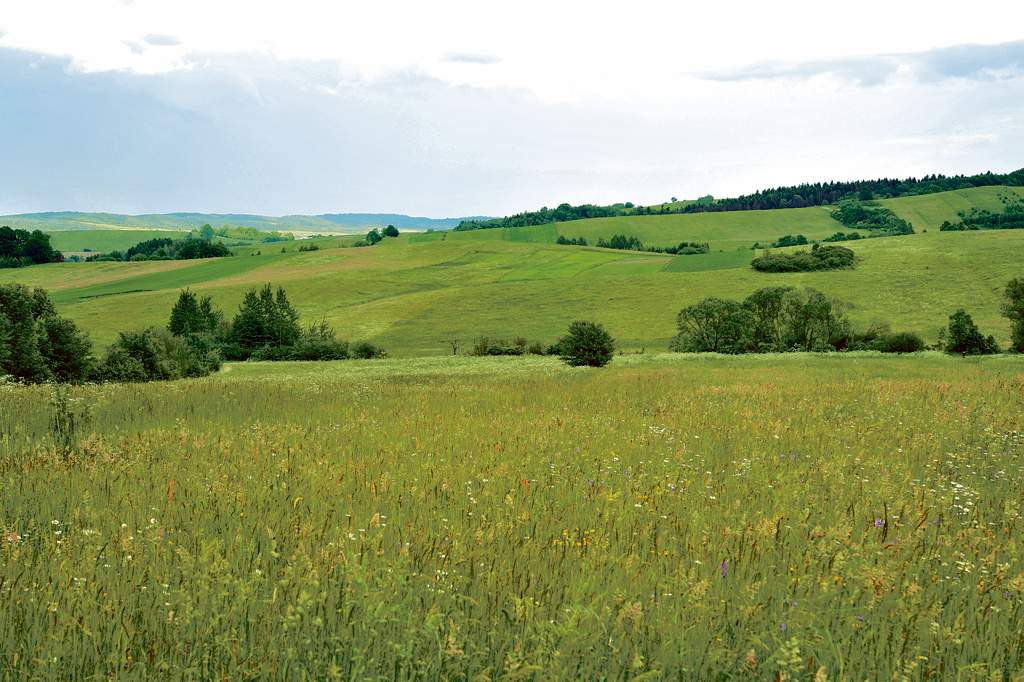
#> input picture lab4/obraz.jpg, 1024 x 682 px; the run also reads 1 picture not shown here
$ python lab4.py
#> lines starting #> are read from the running program, lines starting #| are printed output that depends on the picture; after the words box and inside, x2 and y2 are one past the last pixel; in counts of white or black regions, pixels touching at a corner belong together
from PIL import Image
import numpy as np
from PIL import ImageChops
import matplotlib.pyplot as plt

# zad 1
im1 = Image.open('obraz.jpg')
#> im1 is the input picture: PIL image 1024x682 RGB; mean R, G, B 148.5, 159.6, 111.8
h, w = im1.size
#> h = 1024; w = 682
t = (h, w)
#> t = (1024, 682)

# zad 2
T = np.array(im1)
t_r = T[:, :, 0]
t_g = T[:, :, 1]
t_b = T[:, :, 2]
im_r = Image.fromarray(t_r)
im_g = Image.fromarray(t_g)
im_b = Image.fromarray(t_b)
im2 = Image.merge('RGB', (im_r, im_g, im_b))
diff_im = ImageChops.difference(im1, im2)
#> diff_im: PIL image 1024x682 RGB; every value is 0
plt.figure(figsize=(32, 16))
plt.subplot(3, 1, 1)
plt.imshow(im1)
plt.axis('off')
plt.subplot(3, 1, 2)
plt.imshow(im2)
plt.axis('off')
plt.subplot(3, 1, 3)
plt.imshow(diff_im)
plt.axis('off')
plt.subplots_adjust(wspace=0.05, hspace=0.05)
plt.savefig("fig1.png")
plt.show()

# zad 3
r, g, b = im1.split()
im3 = Image.merge('RGB', (g, b, r))
im3.save("im3.jpg")
im3.save("im3.png")
im3j = Image.open("im3.jpg")
im3p = Image.open("im3.png")
diff_im3 = ImageChops.difference(im3j, im3p)
plt.figure(figsize=(32, 16))
plt.subplot(3, 1, 1)
plt.imshow(im3j)
plt.axis('off')
plt.subplot(3, 1, 2)
plt.imshow(im3p)
plt.axis('off')
plt.subplot(3, 1, 3)
plt.imshow(diff_im3)
plt.axis('off')
plt.subplots_adjust(wspace=0.05, hspace=0.05)
plt.savefig("fig2.png")
plt.show()

# zad 4
ob1_1j = Image.open("obraz1_1.jpg")
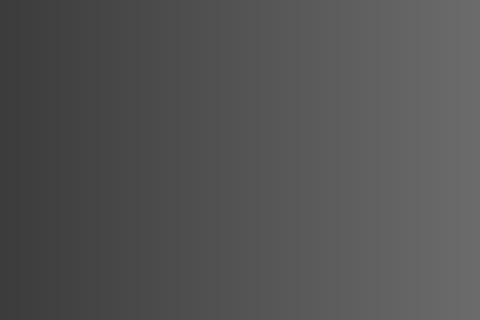
#> input picture lab4/obraz1_1.jpg, 480 x 320 px
#> ob1_1j is the input picture: PIL image 480x320 L; min 60, max 107, mean 83.4
ob1_1p = Image.open("obraz1_1.png")
ob1_1Nj = Image.open("obraz1_1N.jpg")
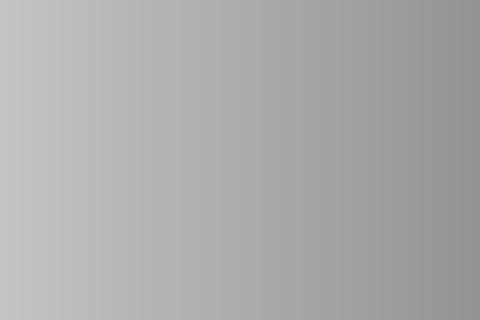
#> input picture lab4/obraz1_1N.jpg, 480 x 320 px
#> ob1_1Nj is the input picture: PIL image 480x320 L; min 148, max 195, mean 171.6
ob1_1Np = Image.open("obraz1_1N.png")
ob1_2j = Image.open("obraz1_2.jpg")
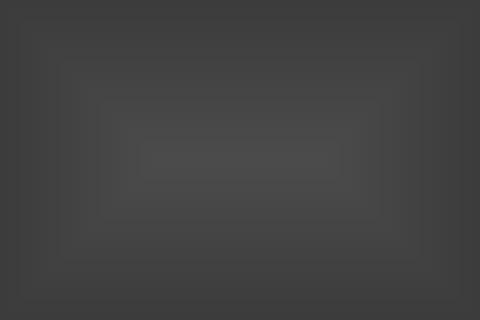
#> input picture lab4/obraz1_2.jpg, 480 x 320 px
#> ob1_2j is the input picture: PIL image 480x320 L; min 60, max 75, mean 65.6
ob1_2p = Image.open("obraz1_2.png")
ob1_2Nj = Image.open("obraz1_2N.jpg")
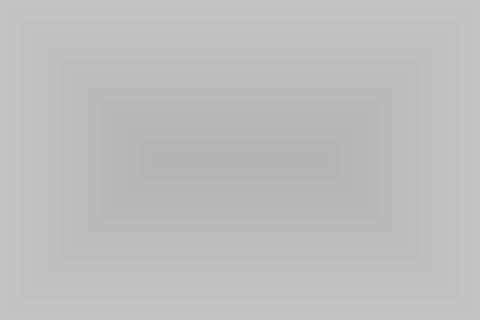
#> input picture lab4/obraz1_2N.jpg, 480 x 320 px
#> ob1_2Nj is the input picture: PIL image 480x320 L; min 180, max 195, mean 189.4
ob1_2Np = Image.open("obraz1_2N.png")
diff_ob1_1 = ImageChops.difference(ob1_1j, ob1_1p)
#> diff_ob1_1: PIL image 480x320 L; every value is 0
diff_ob1_1N = ImageChops.difference(ob1_1Nj, ob1_1Np)
diff_ob1_2 = ImageChops.difference(ob1_2j, ob1_2p)
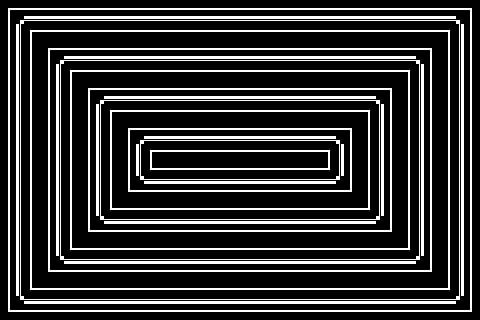
#> diff_ob1_2: PIL image 480x320 L; values 0 (black) and 1 (white), 19.8% white in thin lines or dots
diff_ob1_2N = ImageChops.difference(ob1_2Nj, ob1_2Np)
plt.figure(figsize=(32, 16))
plt.subplot(4, 3, 1)
plt.imshow(ob1_1j, 'gray')
plt.axis('off')
plt.subplot(4, 3, 2)
plt.imshow(ob1_1p, 'gray')
plt.axis('off')
plt.subplot(4, 3, 3)
plt.imshow(diff_ob1_1, 'gray')
plt.axis('off')
plt.subplot(4, 3, 4)
plt.imshow(ob1_1Nj, 'gray')
plt.axis('off')
plt.subplot(4, 3, 5)
plt.imshow(ob1_1Np, 'gray')
plt.axis('off')
plt.subplot(4, 3, 6)
plt.imshow(diff_ob1_1N, 'gray')
plt.axis('off')
plt.subplot(4, 3, 7)
plt.imshow(ob1_2j, 'gray')
plt.axis('off')
plt.subplot(4, 3, 8)
plt.imshow(ob1_2p, 'gray')
plt.axis('off')
plt.subplot(4, 3, 9)
plt.imshow(diff_ob1_2, 'gray')
plt.axis('off')
plt.subplot(4, 3, 10)
plt.imshow(ob1_2Nj, 'gray')
plt.axis('off')
plt.subplot(4, 3, 11)
plt.imshow(ob1_2Np, 'gray')
plt.axis('off')
plt.subplot(4, 3, 12)
plt.imshow(diff_ob1_2N, 'gray')
plt.axis('off')
plt.subplots_adjust(wspace=0.05, hspace=0.05)
plt.savefig("fig3.png")
plt.show()


# zad 5
def rysuj_ramke_przemiennie_szare(grub, zmiana_koloru):
#> called with grub = 5, zmiana_koloru = 100
    tab = np.zeros(t, dtype=np.uint8)
    ile = int(min(w, h) / (grub * 2))
#> ile = 68
    for k in range(ile):
        tab[grub * k:h - grub * k, grub * k:w - grub * k] = (k + zmiana_koloru) % 256
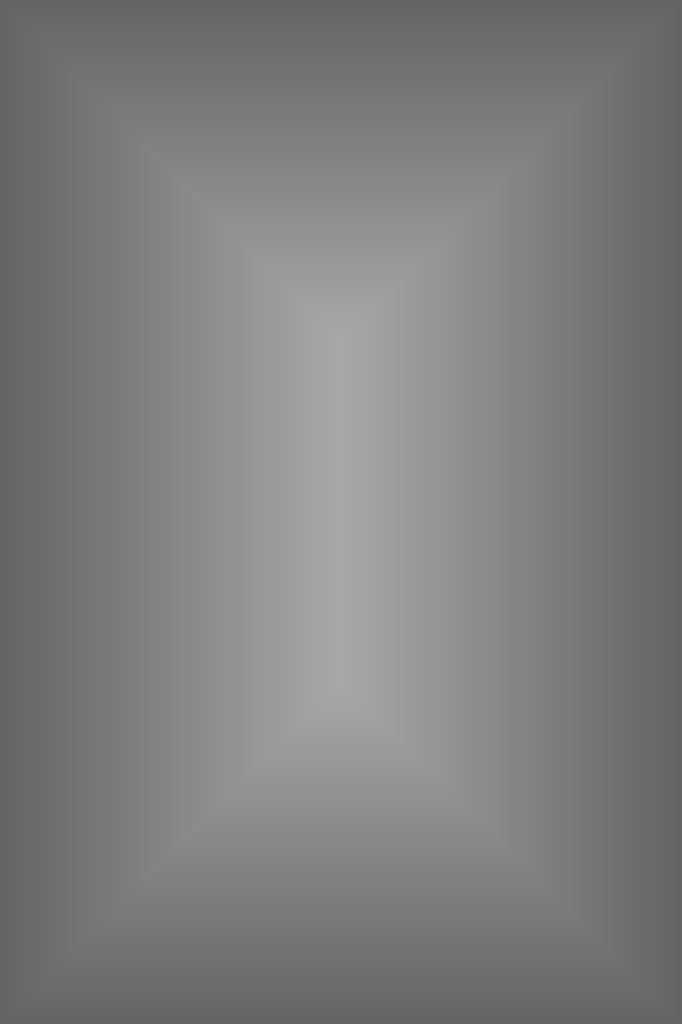
#> tab: shape (1024, 682); min 100, max 167, mean 126
    return Image.fromarray(tab)


im4 = rysuj_ramke_przemiennie_szare(5, 100)
im4 = im4.resize(im1.size)
im4_r = Image.merge('RGB', (im4, g, b))
im4_g = Image.merge('RGB', (r, im4, b))
im4_b = Image.merge('RGB', (r, g, im4))
plt.figure(figsize=(32, 16))
plt.subplot(3, 1, 1)
plt.imshow(im4_r)
plt.axis('off')
plt.subplot(3, 1, 2)
plt.imshow(im4_g)
plt.axis('off')
plt.subplot(3, 1, 3)
plt.imshow(im4_b)
plt.axis('off')
plt.subplots_adjust(wspace=0.05, hspace=0.05)
plt.savefig("fig4.png")
plt.show()


# zad 6
def square(size):
#> called with size = 300
    s_tab = np.zeros(t, dtype=np.uint8)
    x_start = (w - size) // 2
#> x_start = 191
    x_end = x_start + size
#> x_end = 491
    y_start = (h - size) // 2
#> y_start = 362
    y_end = y_start + size
#> y_end = 662
#> `s = square(300)`: s: PIL image 682x1024 L; 12.9% white; 1 white region, box (x1, y1, x2, y2) and area: (191, 362, 491, 662) 90000
    s_tab[y_start:y_end, x_start:x_end] = 1 * 255
    return Image.fromarray(s_tab)


def circle(radius):
#> called with radius = 300
    c_tab = np.zeros(t, dtype=np.uint8)
    mid_x = w // 2
#> mid_x = 341
    mid_y = h // 2
#> mid_y = 512
    y, x = np.ogrid[:h, :w]
#> y = 1024 values from 0 to 1023
#> `c = circle(300)`: c: PIL image 682x1024 L; 40.5% white; 1 white region, box (x1, y1, x2, y2) and area: (41, 212, 642, 813) 282697
    mask = (x - mid_x) ** 2 + (y - mid_y) ** 2 <= radius ** 2
    c_tab[mask] = 1 * 255
    return Image.fromarray(c_tab)


def diamond(size):
#> called with size = 300
    d_tab = np.zeros(t, dtype=np.uint8)
    mid_x = w // 2
#> mid_x = 341
    mid_y = h // 2
    y, x = np.ogrid[:h, :w]
    mask1 = abs(x - mid_x) + abs(y - mid_y) <= size // 2
    mask2 = abs(x - mid_x) + abs(y - mid_y) <= size // 2
    d_tab[mask1 & mask2] = 1 * 255
    return Image.fromarray(d_tab)


s = square(300)
c = circle(300)
d = diamond(300)
#> d: PIL image 682x1024 L; 6.5% white; 1 white region, box (x1, y1, x2, y2) and area: (191, 362, 492, 663) 45301
im5scd = Image.merge('RGB', (s, c, d))
im5sdc = Image.merge('RGB', (s, d, c))
im5dsc = Image.merge('RGB', (d, s, c))
im5dcs = Image.merge('RGB', (d, c, s))
im5csd = Image.merge('RGB', (c, s, d))
im5cds = Image.merge('RGB', (c, d, s))
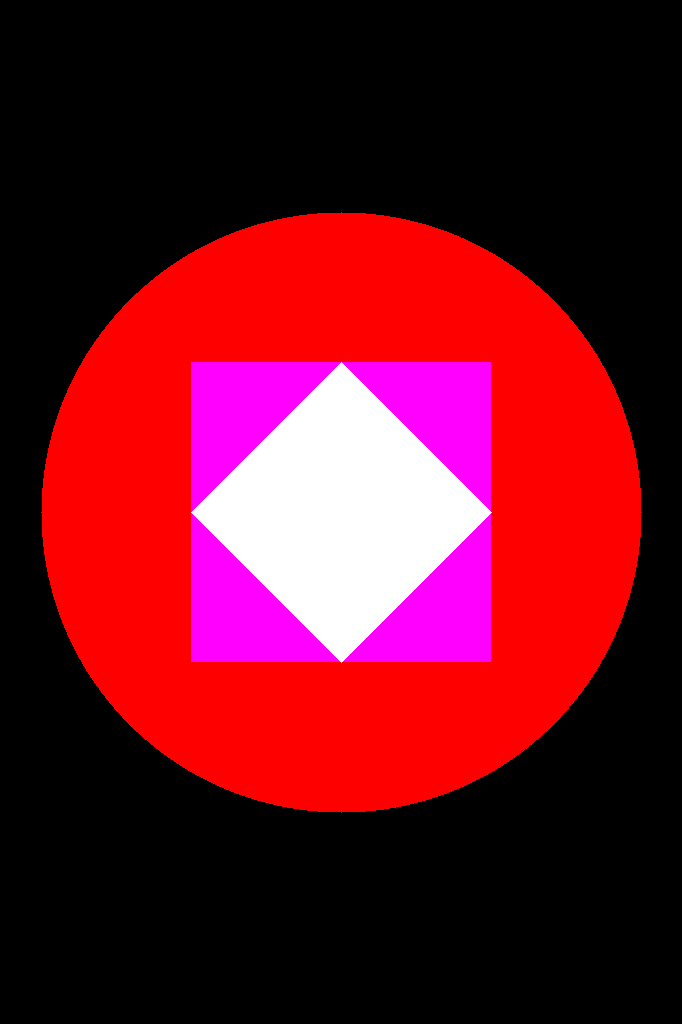
#> im5cds: PIL image 682x1024 RGB; mean R, G, B 103.2, 16.5, 32.9
plt.figure(figsize=(32, 16))
plt.subplot(2, 3, 1)
plt.imshow(im5scd)
plt.axis('off')
plt.subplot(2, 3, 2)
plt.imshow(im5sdc)
plt.axis('off')
plt.subplot(2, 3, 3)
plt.imshow(im5dsc)
plt.axis('off')
plt.subplot(2, 3, 4)
plt.imshow(im5dcs)
plt.axis('off')
plt.subplot(2, 3, 5)
plt.imshow(im5csd)
plt.axis('off')
plt.subplot(2, 3, 6)
plt.imshow(im5cds)
plt.axis('off')
plt.subplots_adjust(wspace=0.05, hspace=0.05)
plt.savefig("fig5.png")
plt.show()
